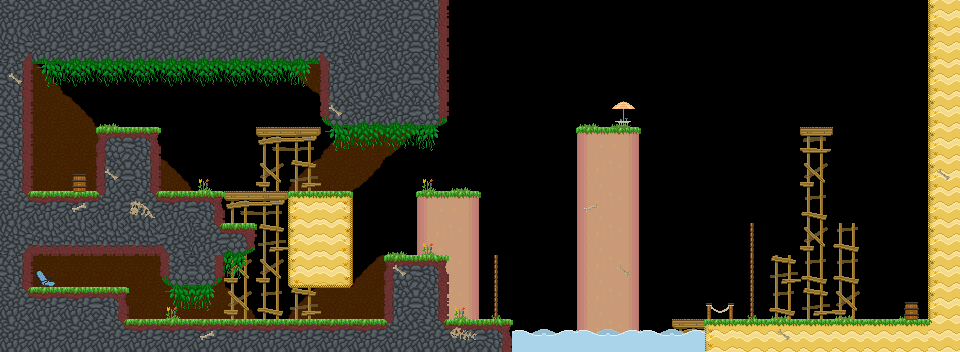

The image is a tile-based game level rendered from a .tmx file. Its description and source (layers, tilesets, objects; grid data summarised) follow:
An orthogonal 30x11 tile map with 32x32 px tiles, 4 tile layers (background, main, foreground, hidden), 5 tilesets and 71 objects (21x spike, 21x veggie, 2x treetop_palm, walking_enemy, start, ...).

<map version="1.5" tiledversion="1.7.2" orientation="orthogonal" renderorder="right-down" width="30" height="11" tilewidth="32" tileheight="32" infinite="0" nextlayerid="11" nextobjectid="72">
 <properties>
  <property name="hints" value="" />
  <property name="time_to_beat" value="8" />
 </properties>
 <tileset firstgid="1" name="grass_level" tilewidth="32" tileheight="32" tilecount="153" columns="17">
  <image source="../../sprites/tilesets/34tile.png" width="544" height="306" />
 </tileset>
 <tileset firstgid="154" name="object_tilemap_32" tilewidth="32" tileheight="32" tilecount="25" columns="5">
  <image source="../../sprites/tilesets/object_tilemap_32.png" width="160" height="160" />
  <tile id="0">
   <properties>
    <property name="item_no" value="5" />
    <property name="type" value="costume_head" />
   </properties>
  </tile>
  <tile id="1">
   <properties>
    <property name="spawn" value="spawn" />
   </properties>
  </tile>
  <tile id="2">
   <properties>
    <property name="goal" value="goal" />
   </properties>
  </tile>
  <tile id="3">
   <properties>
    <property name="name" value="pig" />
   </properties>
  </tile>
  <tile id="4">
   <properties>
    <property name="direction" value="left" />
    <property name="name" value="walking_enemy" />
   </properties>
  </tile>
 </tileset>
 <tileset firstgid="179" name="object_tilemap_16" tilewidth="16" tileheight="16" tilecount="12" columns="4">
  <image source="../../sprites/tilesets/object_tilemap_16.png" width="64" height="48" />
 </tileset>
 <tileset firstgid="191" name="treetops_big_96" tilewidth="96" tileheight="64" tilecount="2" columns="2">
  <image source="../../sprites/objects/scenery/treetops_big_96.png" trans="ff00ff" width="192" height="64" />
 </tileset>
 <tileset firstgid="193" name="34tile_beach_temp" tilewidth="33" tileheight="33" spacing="1" margin="1" tilecount="189" columns="21">
  <image source="../../sprites/tilesets/34tile_beach_temp.png" width="714" height="306" />
 </tileset>
 <layer id="1" name="background" width="30" height="11">
  <properties>
   <property name="background" value="background" />
  </properties>
  <data>[330 cells, 296 non-empty, 20 distinct tile ids]</data>
 </layer>
 <layer id="2" name="main" width="30" height="11">
  <data>[330 cells, 309 non-empty, 37 distinct tile ids]</data>
 </layer>
 <layer id="3" name="foreground" width="30" height="11">
  <properties>
   <property name="foreground" value="foreground" />
  </properties>
  <data>[330 cells, 270 non-empty, 13 distinct tile ids]</data>
 </layer>
 <layer id="4" name="hidden" width="30" height="11">
  <data>[330 cells, 8 non-empty, 4 distinct tile ids]</data>
 </layer>
 <objectgroup color="#e70000" id="5" name="hard-blocks">
  <object id="1" x="0" y="0" width="448" height="64" />
  <object id="2" x="320" y="64" width="64" height="64" />
  <object id="3" x="384" y="96" width="64" height="32" />
  <object id="4" x="384" y="256" width="64" height="64" />
  <object id="5" x="0" y="320" width="512" height="32" />
  <object id="6" x="0" y="288" width="128" height="32" />
  <object id="7" x="0" y="64" width="32" height="224" />
  <object id="8" x="32" y="192" width="192" height="64" />
  <object id="9" x="160" y="256" width="64" height="32" />
  <object id="10" x="96" y="128" width="64" height="64" />
  <object id="11" x="224" y="224" width="32" height="32" />
 </objectgroup>
 <objectgroup color="#0055ff" id="6" name="soft-blocks">
  <object id="12" x="224" y="192" width="64" height="32" />
  <object id="13" x="416" y="192" width="64" height="32" />
  <object id="14" x="576" y="128" width="64" height="32" />
  <object id="15" x="800" y="128" width="32" height="32" />
  <object id="16" x="672" y="320" width="32" height="32" />
  <object id="17" x="256" y="128" width="64" height="32" />
 </objectgroup>
 <objectgroup id="7" name="objects-32px">
  <object id="18" name="walking_enemy" gid="158" x="128" y="128" width="32" height="32">
   <properties>
    <property name="bound_to_platform" value="true" />
   </properties>
  </object>
  <object id="19" name="start" gid="155" x="64" y="288" width="32" height="32">
   <properties>
    <property name="direction" value="right" />
    <property name="health" value="100" />
   </properties>
  </object>
  <object id="20" name="goal" gid="156" x="864" y="256" width="32" height="32" />
  <object id="21" name="treetop_palm" gid="177" x="736" y="224" width="32" height="32">
   <properties>
    <property name="position" value="front" />
   </properties>
  </object>
  <object id="22" name="treetop_palm" gid="177" x="480" y="256" width="32" height="32">
   <properties>
    <property name="position" value="front" />
   </properties>
  </object>
  <object id="23" name="beach_bush" gid="178" x="864" y="320" width="32" height="32">
   <properties>
    <property name="position" value="front" />
   </properties>
  </object>
 </objectgroup>
 <objectgroup id="8" name="objects-16px">
  <object id="24" name="spike" gid="186" x="518" y="351" width="16" height="16" />
  <object id="25" name="spike" gid="186" x="548" y="352" width="16" height="16" />
  <object id="26" name="spike" gid="186" x="577" y="352" width="16" height="16" />
  <object id="27" name="spike" gid="186" x="607" y="353" width="16" height="16" />
  <object id="28" name="spike" gid="186" x="643" y="353" width="16" height="16" />
  <object id="29" name="spike" gid="186" x="676" y="353" width="16" height="16" />
  <object id="30" name="spike" gid="186" x="69" y="196" width="16" height="16" />
  <object id="31" name="spike" gid="186" x="86" y="193" width="16" height="16" />
  <object id="32" name="spike" gid="186" x="85" y="179" width="16" height="16" />
  <object id="33" name="veggie" gid="182" x="233" y="216" width="16" height="16" />
  <object id="34" name="veggie" gid="182" x="265" y="247" width="16" height="16" />
  <object id="35" name="veggie" gid="182" x="233" y="312" width="16" height="16" />
  <object id="36" name="veggie" gid="182" x="440" y="184" width="16" height="16" />
  <object id="37" name="veggie" gid="182" x="584" y="121" width="16" height="16" />
  <object id="38" name="veggie" gid="182" x="615" y="120" width="16" height="16" />
  <object id="39" name="veggie" gid="182" x="810" y="122" width="16" height="16" />
  <object id="40" name="veggie" gid="182" x="903" y="136" width="16" height="16" />
  <object id="41" name="veggie" gid="182" x="104" y="124" width="16" height="16" />
  <object id="42" name="veggie" gid="182" x="135" y="123" width="16" height="16" />
  <object id="43" name="veggie" gid="182" x="297" y="121" width="16" height="16" />
  <object id="44" name="veggie" gid="182" x="169" y="183" width="16" height="16" />
  <object id="45" name="veggie" gid="182" x="327" y="186" width="16" height="16" />
  <object id="46" name="veggie" gid="182" x="456" y="312" width="16" height="16" />
  <object id="47" name="veggie" gid="182" x="487" y="311" width="16" height="16" />
  <object id="48" name="veggie" gid="182" x="743" y="314" width="16" height="16" />
  <object id="49" name="veggie" gid="182" x="822" y="313" width="16" height="16" />
  <object id="50" name="veggie" gid="182" x="903" y="312" width="16" height="16" />
  <object id="51" name="key" gid="183" x="40" y="186" width="16" height="16">
   <properties>
    <property name="color" value="yellow" />
   </properties>
  </object>
  <object id="52" name="door" gid="165" x="416" y="96" width="32" height="32">
   <properties>
    <property name="color" value="yellow" />
   </properties>
  </object>
  </objectgroup>
 <objectgroup id="9" name="treetop_big" />
 <objectgroup color="#00aa00" id="10" name="sand-blocks">
  <!-- 3 objects omitted --></objectgroup>
</map>
<!-- 19 of 71 objects omitted -->
